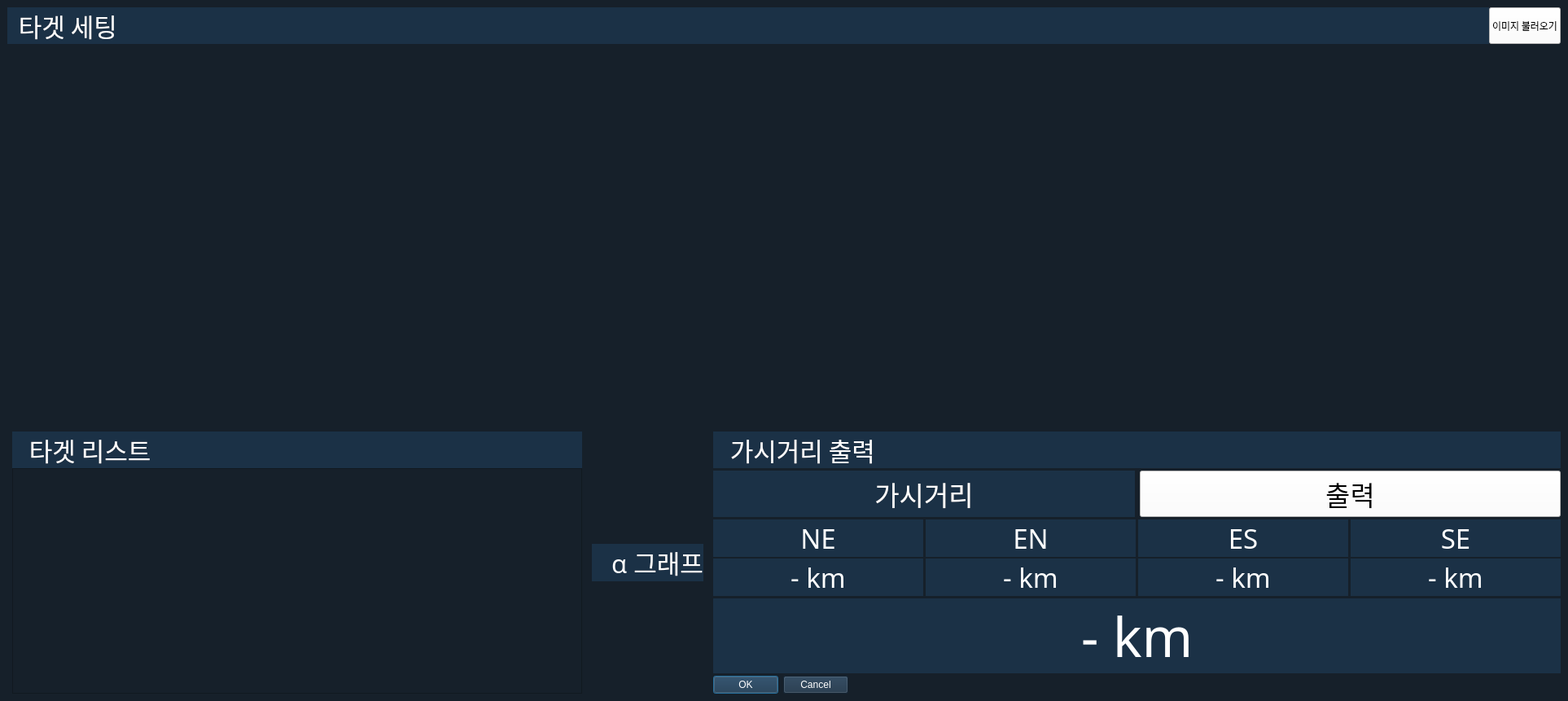
<?xml version="1.0" encoding="UTF-8"?>
<ui version="4.0">
 <class>Dialog</class>
 <widget class="QDialog" name="Dialog">
  <property name="geometry">
   <rect>
    <x>0</x>
    <y>0</y>
    <width>1926</width>
    <height>846</height>
   </rect>
  </property>
  <property name="sizePolicy">
   <sizepolicy hsizetype="Maximum" vsizetype="Preferred">
    <horstretch>0</horstretch>
    <verstretch>0</verstretch>
   </sizepolicy>
  </property>
  <property name="windowTitle">
   <string>Setting</string>
  </property>
  <layout class="QGridLayout" name="gridLayout">
   <property name="leftMargin">
    <number>0</number>
   </property>
   <property name="topMargin">
    <number>0</number>
   </property>
   <property name="rightMargin">
    <number>0</number>
   </property>
   <property name="bottomMargin">
    <number>0</number>
   </property>
   <property name="spacing">
    <number>0</number>
   </property>
   <item row="0" column="0">
    <widget class="QWidget" name="gridWidget" native="true">
     <property name="styleSheet">
      <string notr="true">background-color:rgb(22,32,42);</string>
     </property>
     <layout class="QGridLayout" name="gridLayout_2">
      <item row="0" column="0">
       <layout class="QVBoxLayout" name="main_verticalLayout" stretch="0,0">
        <item>
         <layout class="QHBoxLayout" name="top_horizontalLayout">
          <item>
           <layout class="QVBoxLayout" name="setting_verticalLayout">
            <item>
             <layout class="QHBoxLayout" name="setting_horizontalLayout">
              <property name="spacing">
               <number>0</number>
              </property>
              <item>
               <widget class="QLabel" name="target_setting_label">
                <property name="sizePolicy">
                 <sizepolicy hsizetype="Minimum" vsizetype="Maximum">
                  <horstretch>0</horstretch>
                  <verstretch>0</verstretch>
                 </sizepolicy>
                </property>
                <property name="font">
                 <font>
                  <family>Noto Sans KR Medium</family>
                  <pointsize>23</pointsize>
                 </font>
                </property>
                <property name="styleSheet">
                 <string notr="true">background-color:rgb(27,49,70);
color: #ffffff;</string>
                </property>
                <property name="text">
                 <string>  타겟 세팅</string>
                </property>
               </widget>
              </item>
              <item>
               <widget class="QPushButton" name="load_img">
                <property name="sizePolicy">
                 <sizepolicy hsizetype="Maximum" vsizetype="Minimum">
                  <horstretch>0</horstretch>
                  <verstretch>0</verstretch>
                 </sizepolicy>
                </property>
                <property name="maximumSize">
                 <size>
                  <width>16777215</width>
                  <height>45</height>
                 </size>
                </property>
                <property name="font">
                 <font>
                  <family>Noto Sans KR Medium</family>
                 </font>
                </property>
                <property name="styleSheet">
                 <string notr="true">background-color:rgb(255, 255, 255);</string>
                </property>
                <property name="text">
                 <string>이미지 불러오기</string>
                </property>
               </widget>
              </item>
             </layout>
            </item>
            <item>
             <widget class="QLabel" name="image_label">
              <property name="sizePolicy">
               <sizepolicy hsizetype="Minimum" vsizetype="Minimum">
                <horstretch>0</horstretch>
                <verstretch>0</verstretch>
               </sizepolicy>
              </property>
              <property name="minimumSize">
               <size>
                <width>1902</width>
                <height>464</height>
               </size>
              </property>
              <property name="maximumSize">
               <size>
                <width>16777215</width>
                <height>16777215</height>
               </size>
              </property>
              <property name="text">
               <string/>
              </property>
             </widget>
            </item>
           </layout>
          </item>
         </layout>
        </item>
        <item>
         <layout class="QHBoxLayout" name="bottom_horizontalLayout">
          <property name="spacing">
           <number>12</number>
          </property>
          <item>
           <layout class="QVBoxLayout" name="target_list_verticalLayout">
            <property name="spacing">
             <number>0</number>
            </property>
            <property name="leftMargin">
             <number>6</number>
            </property>
            <item>
             <widget class="QLabel" name="target_list_label">
              <property name="sizePolicy">
               <sizepolicy hsizetype="Minimum" vsizetype="Maximum">
                <horstretch>0</horstretch>
                <verstretch>0</verstretch>
               </sizepolicy>
              </property>
              <property name="font">
               <font>
                <family>Noto Sans KR Medium</family>
                <pointsize>23</pointsize>
               </font>
              </property>
              <property name="styleSheet">
               <string notr="true">background-color:rgb(27,49,70);
color: #ffffff;</string>
              </property>
              <property name="text">
               <string>   타겟 리스트</string>
              </property>
             </widget>
            </item>
            <item>
             <widget class="QTableWidget" name="tableWidget">
              <property name="maximumSize">
               <size>
                <width>700</width>
                <height>500</height>
               </size>
              </property>
             </widget>
            </item>
           </layout>
          </item>
          <item>
           <layout class="QVBoxLayout" name="value_verticalLayout">
            <property name="spacing">
             <number>0</number>
            </property>
            <item>
             <widget class="QLabel" name="value_label">
              <property name="sizePolicy">
               <sizepolicy hsizetype="Minimum" vsizetype="Maximum">
                <horstretch>0</horstretch>
                <verstretch>0</verstretch>
               </sizepolicy>
              </property>
              <property name="font">
               <font>
                <family>Noto Sans KR Medium</family>
                <pointsize>23</pointsize>
               </font>
              </property>
              <property name="styleSheet">
               <string notr="true">background-color:rgb(27,49,70);
color: #ffffff;</string>
              </property>
              <property name="text">
               <string>   α 그래프</string>
              </property>
             </widget>
            </item>
            <item>
             <layout class="QGridLayout" name="gridLayout_3"/>
            </item>
           </layout>
          </item>
          <item>
           <layout class="QVBoxLayout" name="etc_verticalLayout">
            <property name="spacing">
             <number>3</number>
            </property>
            <item>
             <widget class="QLabel" name="setting_label">
              <property name="sizePolicy">
               <sizepolicy hsizetype="Minimum" vsizetype="Maximum">
                <horstretch>0</horstretch>
                <verstretch>0</verstretch>
               </sizepolicy>
              </property>
              <property name="font">
               <font>
                <family>Noto Sans KR Medium</family>
                <pointsize>23</pointsize>
               </font>
              </property>
              <property name="styleSheet">
               <string notr="true">background-color:rgb(27,49,70);
color: #ffffff;</string>
              </property>
              <property name="text">
               <string>   가시거리 출력</string>
              </property>
             </widget>
            </item>
            <item>
             <layout class="QHBoxLayout" name="afd_horizontalLayout">
              <property name="spacing">
               <number>6</number>
              </property>
              <item>
               <widget class="QLabel" name="vis_label">
                <property name="sizePolicy">
                 <sizepolicy hsizetype="Expanding" vsizetype="Minimum">
                  <horstretch>0</horstretch>
                  <verstretch>0</verstretch>
                 </sizepolicy>
                </property>
                <property name="font">
                 <font>
                  <family>Noto Sans KR Medium</family>
                  <pointsize>25</pointsize>
                 </font>
                </property>
                <property name="styleSheet">
                 <string notr="true">background-color:rgb(27,49,70);
color: #ffffff;</string>
                </property>
                <property name="text">
                 <string>가시거리</string>
                </property>
                <property name="alignment">
                 <set>Qt::AlignCenter</set>
                </property>
               </widget>
              </item>
              <item>
               <widget class="QPushButton" name="vis_btn">
                <property name="sizePolicy">
                 <sizepolicy hsizetype="Expanding" vsizetype="Minimum">
                  <horstretch>0</horstretch>
                  <verstretch>0</verstretch>
                 </sizepolicy>
                </property>
                <property name="font">
                 <font>
                  <family>Noto Sans KR Medium</family>
                  <pointsize>25</pointsize>
                 </font>
                </property>
                <property name="styleSheet">
                 <string notr="true">background-color:rgb(255, 255, 255);</string>
                </property>
                <property name="text">
                 <string>출력</string>
                </property>
               </widget>
              </item>
             </layout>
            </item>
            <item>
             <layout class="QHBoxLayout" name="horizontalLayout">
              <item>
               <layout class="QVBoxLayout" name="verticalLayout">
                <property name="spacing">
                 <number>2</number>
                </property>
                <item>
                 <widget class="QLabel" name="first_vis_2">
                  <property name="sizePolicy">
                   <sizepolicy hsizetype="Minimum" vsizetype="Minimum">
                    <horstretch>0</horstretch>
                    <verstretch>0</verstretch>
                   </sizepolicy>
                  </property>
                  <property name="font">
                   <font>
                    <family>Noto Sans KR Medium</family>
                    <pointsize>25</pointsize>
                   </font>
                  </property>
                  <property name="styleSheet">
                   <string notr="true">background-color:rgb(27,49,70);
color: #ffffff;</string>
                  </property>
                  <property name="text">
                   <string>NE</string>
                  </property>
                  <property name="alignment">
                   <set>Qt::AlignCenter</set>
                  </property>
                 </widget>
                </item>
                <item>
                 <widget class="QLabel" name="first_vis">
                  <property name="sizePolicy">
                   <sizepolicy hsizetype="Minimum" vsizetype="Expanding">
                    <horstretch>0</horstretch>
                    <verstretch>0</verstretch>
                   </sizepolicy>
                  </property>
                  <property name="font">
                   <font>
                    <family>Noto Sans KR Medium</family>
                    <pointsize>25</pointsize>
                   </font>
                  </property>
                  <property name="styleSheet">
                   <string notr="true">background-color:rgb(27,49,70);
color: #ffffff;</string>
                  </property>
                  <property name="text">
                   <string>- km</string>
                  </property>
                  <property name="alignment">
                   <set>Qt::AlignCenter</set>
                  </property>
                 </widget>
                </item>
               </layout>
              </item>
              <item>
               <layout class="QVBoxLayout" name="verticalLayout_2">
                <property name="spacing">
                 <number>2</number>
                </property>
                <item>
                 <widget class="QLabel" name="second_vis_2">
                  <property name="sizePolicy">
                   <sizepolicy hsizetype="Minimum" vsizetype="Minimum">
                    <horstretch>0</horstretch>
                    <verstretch>0</verstretch>
                   </sizepolicy>
                  </property>
                  <property name="font">
                   <font>
                    <family>Noto Sans KR Medium</family>
                    <pointsize>25</pointsize>
                   </font>
                  </property>
                  <property name="styleSheet">
                   <string notr="true">background-color:rgb(27,49,70);
color: #ffffff;</string>
                  </property>
                  <property name="text">
                   <string>EN</string>
                  </property>
                  <property name="alignment">
                   <set>Qt::AlignCenter</set>
                  </property>
                 </widget>
                </item>
                <item>
                 <widget class="QLabel" name="second_vis">
                  <property name="sizePolicy">
                   <sizepolicy hsizetype="Minimum" vsizetype="Expanding">
                    <horstretch>0</horstretch>
                    <verstretch>0</verstretch>
                   </sizepolicy>
                  </property>
                  <property name="font">
                   <font>
                    <family>Noto Sans KR Medium</family>
                    <pointsize>25</pointsize>
                   </font>
                  </property>
                  <property name="styleSheet">
                   <string notr="true">background-color:rgb(27,49,70);
color: #ffffff;</string>
                  </property>
                  <property name="text">
                   <string>- km</string>
                  </property>
                  <property name="alignment">
                   <set>Qt::AlignCenter</set>
                  </property>
                 </widget>
                </item>
               </layout>
              </item>
              <item>
               <layout class="QVBoxLayout" name="verticalLayout_3">
                <property name="spacing">
                 <number>2</number>
                </property>
                <item>
                 <widget class="QLabel" name="third_vis_2">
                  <property name="sizePolicy">
                   <sizepolicy hsizetype="Minimum" vsizetype="Minimum">
                    <horstretch>0</horstretch>
                    <verstretch>0</verstretch>
                   </sizepolicy>
                  </property>
                  <property name="font">
                   <font>
                    <family>Noto Sans KR Medium</family>
                    <pointsize>25</pointsize>
                   </font>
                  </property>
                  <property name="styleSheet">
                   <string notr="true">background-color:rgb(27,49,70);
color: #ffffff;</string>
                  </property>
                  <property name="text">
                   <string>ES</string>
                  </property>
                  <property name="alignment">
                   <set>Qt::AlignCenter</set>
                  </property>
                 </widget>
                </item>
                <item>
                 <widget class="QLabel" name="third_vis">
                  <property name="sizePolicy">
                   <sizepolicy hsizetype="Minimum" vsizetype="Expanding">
                    <horstretch>0</horstretch>
                    <verstretch>0</verstretch>
                   </sizepolicy>
                  </property>
                  <property name="font">
                   <font>
                    <family>Noto Sans KR Medium</family>
                    <pointsize>25</pointsize>
                   </font>
                  </property>
                  <property name="styleSheet">
                   <string notr="true">background-color:rgb(27,49,70);
color: #ffffff;</string>
                  </property>
                  <property name="text">
                   <string>- km</string>
                  </property>
                  <property name="alignment">
                   <set>Qt::AlignCenter</set>
                  </property>
                 </widget>
                </item>
               </layout>
              </item>
              <item>
               <layout class="QVBoxLayout" name="verticalLayout_4">
                <property name="spacing">
                 <number>2</number>
                </property>
                <item>
                 <widget class="QLabel" name="fourth_vis_2">
                  <property name="sizePolicy">
                   <sizepolicy hsizetype="Minimum" vsizetype="Minimum">
                    <horstretch>0</horstretch>
                    <verstretch>0</verstretch>
                   </sizepolicy>
                  </property>
                  <property name="font">
                   <font>
                    <family>Noto Sans KR Medium</family>
                    <pointsize>25</pointsize>
                   </font>
                  </property>
                  <property name="styleSheet">
                   <string notr="true">background-color:rgb(27,49,70);
color: #ffffff;</string>
                  </property>
                  <property name="text">
                   <string>SE</string>
                  </property>
                  <property name="alignment">
                   <set>Qt::AlignCenter</set>
                  </property>
                 </widget>
                </item>
                <item>
                 <widget class="QLabel" name="fourth_vis">
                  <property name="sizePolicy">
                   <sizepolicy hsizetype="Minimum" vsizetype="Expanding">
                    <horstretch>0</horstretch>
                    <verstretch>0</verstretch>
                   </sizepolicy>
                  </property>
                  <property name="font">
                   <font>
                    <family>Noto Sans KR Medium</family>
                    <pointsize>25</pointsize>
                   </font>
                  </property>
                  <property name="styleSheet">
                   <string notr="true">background-color:rgb(27,49,70);
color: #ffffff;</string>
                  </property>
                  <property name="text">
                   <string>- km</string>
                  </property>
                  <property name="alignment">
                   <set>Qt::AlignCenter</set>
                  </property>
                 </widget>
                </item>
               </layout>
              </item>
             </layout>
            </item>
            <item>
             <widget class="QLabel" name="vis_result">
              <property name="sizePolicy">
               <sizepolicy hsizetype="Expanding" vsizetype="Expanding">
                <horstretch>0</horstretch>
                <verstretch>0</verstretch>
               </sizepolicy>
              </property>
              <property name="font">
               <font>
                <family>Noto Sans KR Medium</family>
                <pointsize>50</pointsize>
               </font>
              </property>
              <property name="styleSheet">
               <string notr="true">background-color:rgb(27,49,70);
color: #ffffff;</string>
              </property>
              <property name="text">
               <string>- km</string>
              </property>
              <property name="alignment">
               <set>Qt::AlignCenter</set>
              </property>
             </widget>
            </item>
            <item>
             <widget class="QDialogButtonBox" name="buttonBox">
              <property name="sizePolicy">
               <sizepolicy hsizetype="Fixed" vsizetype="Maximum">
                <horstretch>0</horstretch>
                <verstretch>0</verstretch>
               </sizepolicy>
              </property>
              <property name="font">
               <font>
                <family>Noto Sans</family>
                <pointsize>9</pointsize>
               </font>
              </property>
              <property name="styleSheet">
               <string notr="true">background-color:rgb(27,49,70);
color: #ffffff;</string>
              </property>
              <property name="orientation">
               <enum>Qt::Horizontal</enum>
              </property>
              <property name="standardButtons">
               <set>QDialogButtonBox::Cancel|QDialogButtonBox::Ok</set>
              </property>
              <property name="centerButtons">
               <bool>false</bool>
              </property>
             </widget>
            </item>
           </layout>
          </item>
         </layout>
        </item>
       </layout>
      </item>
     </layout>
    </widget>
   </item>
  </layout>
 </widget>
 <resources/>
 <connections/>
</ui>
